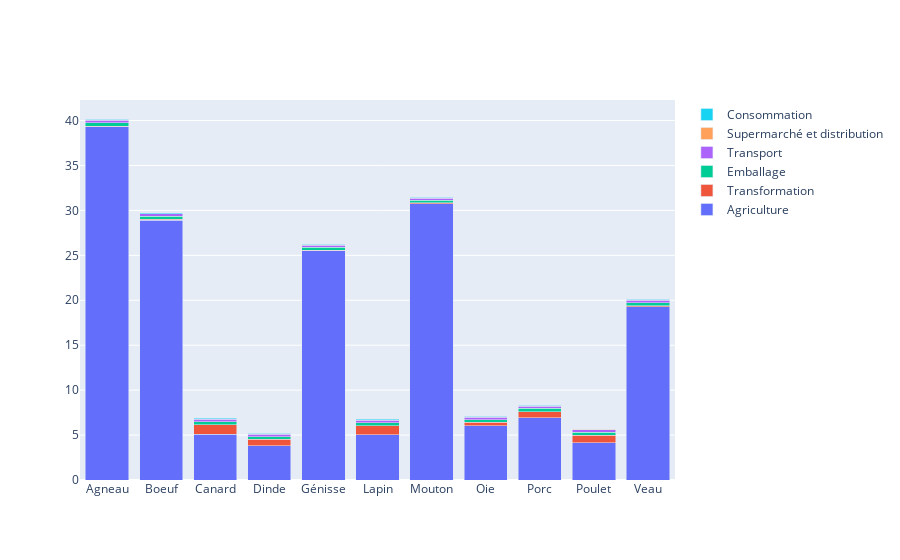

The cell this chart's notebook holds for it:
### Code cell
data = []
for indicateur in liste_indicateurs:
    graph = go.Bar(x=df_groupe_aliment['Espece'], y=df_groupe_aliment[indicateur], name=indicateur)
    data.append(graph)
representation=go.Figure(data=data)
representation.update_layout(barmode='stack')
representation.show()

### Figure 1 — Plotly figure (JSON) as saved in the notebook; plotly's stock layout.template omitted (floating-point values rounded to 4 significant figures)
{"data": [{"name": "Agriculture", "type": "bar", "x": ["Agneau", "Boeuf", "Canard", "Dinde", "Génisse", "Lapin", "Mouton", "Oie", "Porc", "Poulet", "Veau"], "y": [39.31, 28.91, 5.115, 3.789, 25.51, 5.051, 30.73, 6.018, 6.927, 4.159, 19.3]}, {"name": "Transformation", "type": "bar", "x": ["Agneau", "Boeuf", "Canard", "Dinde", "Génisse", "Lapin", "Mouton", "Oie", "Porc", "Poulet", "Veau"], "y": [0.07346, 0.1301, 1.03, 0.7468, 0.06189, 0.9876, 0.136, 0.4049, 0.6728, 0.846, 0.1126]}, {"name": "Emballage", "type": "bar", "x": ["Agneau", "Boeuf", "Canard", "Dinde", "Génisse", "Lapin", "Mouton", "Oie", "Porc", "Poulet", "Veau"], "y": [0.3619, 0.3233, 0.3224, 0.2976, 0.3267, 0.3496, 0.289, 0.3073, 0.4045, 0.3023, 0.3278]}, {"name": "Transport", "type": "bar", "x": ["Agneau", "Boeuf", "Canard", "Dinde", "Génisse", "Lapin", "Mouton", "Oie", "Porc", "Poulet", "Veau"], "y": [0.2697, 0.2411, 0.2939, 0.2552, 0.2377, 0.288, 0.2244, 0.2711, 0.2275, 0.2779, 0.2442]}, {"name": "Supermarché et distribution", "type": "bar", "x": ["Agneau", "Boeuf", "Canard", "Dinde", "Génisse", "Lapin", "Mouton", "Oie", "Porc", "Poulet", "Veau"], "y": [0.0492, 0.04366, 0.04205, 0.04055, 0.04383, 0.04501, 0.03996, 0.03484, 0.04013, 0.04279, 0.04467]}, {"name": "Consommation", "type": "bar", "x": ["Agneau", "Boeuf", "Canard", "Dinde", "Génisse", "Lapin", "Mouton", "Oie", "Porc", "Poulet", "Veau"], "y": [0.1106, 0.08235, 0.1052, 0.05117, 0.05096, 0.09176, 0.04212, 0.04052, 0.05121, 0.06937, 0.0963]}], "layout": {"barmode": "stack"}}
